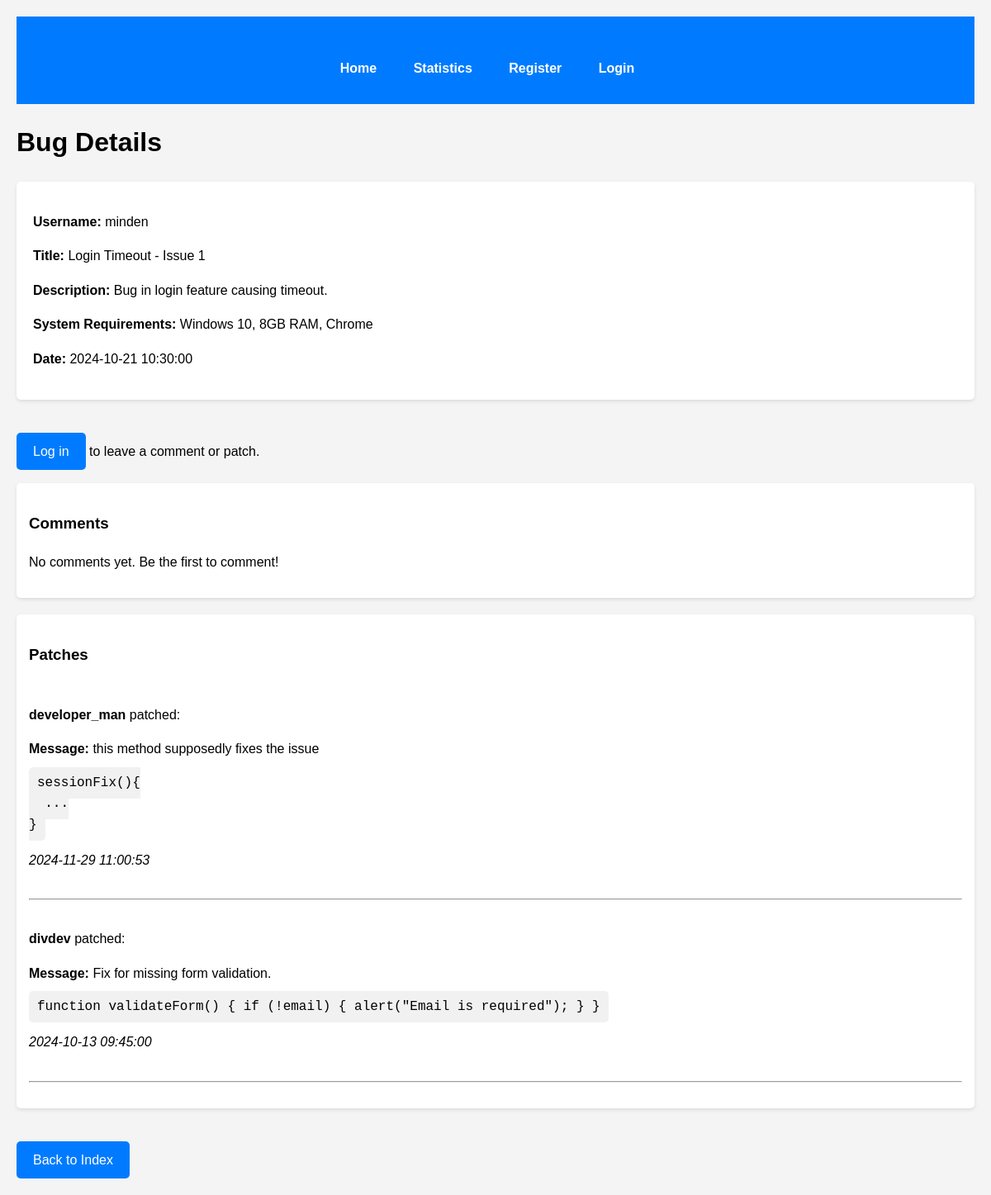
The app's page /index.php?action=viewBug&b_id=171 with its own data.
### tables this page shows
CREATE TABLE `bugs` (
  `b_id` int(11) NOT NULL,
  `u_id` int(11) NOT NULL,
  `description` varchar(255) NOT NULL,
  `system_requirements` varchar(255) NOT NULL,
  `date` datetime NOT NULL,
  `title` varchar(255) NOT NULL
);

CREATE TABLE `users` (
  `username` varchar(255) NOT NULL,
  `email` varchar(255) NOT NULL,
  `password` varchar(255) NOT NULL,
  `u_id` int(11) NOT NULL
);

CREATE TABLE `patches` (
  `p_id` int(11) NOT NULL,
  `code` varchar(255) NOT NULL,
  `is_approved` tinyint(1) NOT NULL,
  `date` datetime NOT NULL,
  `message` varchar(255) NOT NULL,
  `u_id` int(11) NOT NULL,
  `bug_id` int(11) NOT NULL
);

### config/database.php (called while the page is built)
<?php
class Database
{
    private static $instance = null;
    private $connection;
    private function __construct()
    {
        $host = 'localhost';
        $db = 'bugzilla';
        $user = 'root';
        $pass = '';
        try {
            $this->connection = new PDO("mysql:host=$host;dbname=$db", $user, $pass);
            $this->connection->setAttribute(PDO::ATTR_ERRMODE, PDO::ERRMODE_EXCEPTION);
        } catch (PDOException $e) {
            throw new Exception("Database connection error: " . $e->getMessage());
        }
    }
    public static function getInstance()
    {
        if (self::$instance === null) {
            self::$instance = new Database();
        }
        return self::$instance;
    }
    public function getConnection()
    {
        return $this->connection;
    }
}

### services/BugService.php (called while the page is built, shortened)
<?php
require_once '../config/database.php';
class BugService
{
    private $db;
    public function __construct()
    {
        try {
            $this->db = Database::getInstance()->getConnection();
        } catch (Exception $e) {
            throw new Exception("Database connection error.");
        }
    }
    public function getBugById($bugId)
    {
        try {
            $stmt = $this->db->prepare(
                "SELECT b.*, u.username
                FROM bugs b
                JOIN users u ON b.u_id = u.u_id
                WHERE b.b_id = :b_id"
            );
            $stmt->bindValue(':b_id', $bugId, PDO::PARAM_INT);
            $stmt->execute();
            return $stmt->fetch(PDO::FETCH_ASSOC);
        } catch (Exception $e) {
            throw new Exception("Error fetching bug details: " . $e->getMessage());
        }
    }
}

### services/CommentService.php (called while the page is built, shortened)
<?php
require_once '../config/database.php';
class CommentService
{
    private $db;
    public function __construct()
    {
        try {
            $this->db = Database::getInstance()->getConnection();
        } catch (Exception $e) {
            throw new Exception("Database connection error: " . $e->getMessage());
        }
    }
    public function getCommentsByBugId($bugId)
    {
        try {
            $stmt = $this->db->prepare(
                "SELECT c.c_id, c.message, c.date, u.username
                 FROM comments c
                 JOIN users u ON c.u_id = u.u_id
                 WHERE c.bug_id = :bug_id
                 ORDER BY c.date DESC"
            );
            $stmt->bindValue(':bug_id', $bugId, PDO::PARAM_INT);
            $stmt->execute();
            return $stmt->fetchAll(PDO::FETCH_ASSOC);
        } catch (Exception $e) {
            throw new Exception("Error fetching comments: " . $e->getMessage());
        }
    }
}

### services/PatchService.php (called while the page is built, shortened)
<?php
require_once '../config/database.php';
class PatchService
{
    private $db;
    public function __construct()
    {
        try {
            $this->db = Database::getInstance()->getConnection();
        } catch (Exception $e) {
            throw new Exception("Database connection error: " . $e->getMessage());
        }
    }
    public function getPatchesByBugId($bugId)
    {
        try {
            $stmt = $this->db->prepare("
            SELECT p.*, u.username
            FROM patches p
            JOIN users u ON p.u_id = u.u_id
            WHERE p.bug_id = :bug_id
            ORDER BY p.date DESC
        ");
            $stmt->bindValue(':bug_id', $bugId, PDO::PARAM_INT);
            $stmt->execute();
            return $stmt->fetchAll(PDO::FETCH_ASSOC);
        } catch (Exception $e) {
            throw new Exception("Error fetching patches: " . $e->getMessage());
        }
    }
}

### views/view_bug.php (the view, shortened to what this page needs)
<!DOCTYPE html>
<html lang="en">
<head>
    <link rel="stylesheet" href="../public/styles/styles.css">
</head>
<body>
<h1>Bug Details</h1>
<?php if ($bug): ?>
    <section id="bug-info">
        <p><strong>Username:</strong> <?= htmlspecialchars($bug['username']); ?></p>
        <p><strong>Title:</strong> <?= htmlspecialchars($bug['title']); ?></p>
        <p><strong>Description:</strong> <?= htmlspecialchars($bug['description']); ?></p>
        <p><strong>System Requirements:</strong> <?= htmlspecialchars($bug['system_requirements']); ?></p>
        <p><strong>Date:</strong> <?= htmlspecialchars($bug['date']); ?></p>
    </section>
    <?php if (isset($_SESSION['user'])): ?>
        <section id="comment-form">
            <h3>Leave a Comment</h3>
            <form action="index.php?action=add_comment&bug_id=<?= htmlspecialchars($bug['b_id']); ?>" method="post">
                <textarea name="message" rows="4" cols="50" placeholder="Write your comment here..." required></textarea><br>
                <button type="submit">Submit Comment</button>
            </form>
        </section>
    <?php else: ?>
        <p><a href="index.php?action=login">Log in</a> to leave a comment or patch.</p>
    <?php endif; ?>
    <section id="comments">
        <h3>Comments</h3>
        <?php if ($comments): ?>
            <ul>
                <?php foreach ($comments as $comment): ?>
                    <li>
                        <p><strong><?= htmlspecialchars($comment['username']); ?></strong> said:</p>
                        <p><?= htmlspecialchars($comment['message']); ?></p>
                        <p><em><?= htmlspecialchars($comment['date']); ?></em></p>
                    </li>
                    <hr>
                <?php endforeach; ?>
            </ul>
        <?php else: ?>
            <p>No comments yet. Be the first to comment!</p>
        <?php endif; ?>
    </section>
    <section id="patches">
        <h3>Patches</h3>
        <?php
        $patches = $this->patchService->getPatchesByBugId($bug['b_id']);
        if ($patches || in_array('developer', $_SESSION['roles'])): ?>
            <ul>
                <?php foreach ($patches as $patch): ?>
                    <li>
                        <p><strong><?= htmlspecialchars($patch['username']); ?></strong> patched:</p>
                        <p><strong>Message:</strong> <?= htmlspecialchars($patch['message']); ?></p>
                        <pre><code><?= htmlspecialchars($patch['code']); ?></code></pre>
                        <p><em><?= htmlspecialchars($patch['date']); ?></em></p>
                    </li>
                    <hr>
                <?php endforeach; ?>
            </ul>
        <?php else: ?>
            <p>No patches yet.</p>
        <?php endif; ?>
    </section>
<?php else: ?>
    <p>Bug not found.</p>
<?php endif; ?>
<a href="index.php?action=index" class="back-link">Back to Index</a>
</body>
</html>

### views/navbar.php (shortened to what this page needs)
<?php $isLoggedIn = isset($_SESSION['user']); ?>
<link rel="stylesheet" href="../public/styles/styles.css">
<nav class="navbar">
    <ul class="nav-list">
        <li><a href="index.php" class="nav-link">Home</a></li>
        <li><a href="index.php?action=statistics" class="nav-link">Statistics</a></li>
        <?php if ($isLoggedIn): ?>
            <li><a href="index.php?action=reportBug" class="nav-link">Report a Bug</a></li>
            <li><a href="index.php?action=profile" class="nav-link">Profile</a></li>
            <li><a href="index.php?action=logout" class="nav-link">Logout</a></li>
        <?php else: ?>
            <li><a href="index.php?action=register" class="nav-link">Register</a></li>
            <li><a href="index.php?action=login" class="nav-link">Login</a></li>
        <?php endif; ?>
    </ul>
</nav>

### public/index.php (shortened to what this page needs)
<?php
include '../views/navbar.php';
require_once '../controllers/BugController.php';
class FrontController extends BaseController
{
    public function route($action)
    {
        switch ($action) {
            case 'viewBug':
                $this->bugController->viewBug();
                break;
        }
    }
}
$action = isset($_REQUEST['action']) ? $_REQUEST['action'] : 'index';
$frontController = new FrontController();
$frontController->route($action);

### controllers/BugController.php (shortened to what this page needs)
<?php
require_once '../services/BugService.php';
require_once '../services/CommentService.php';
require_once '../services/PatchService.php';
class BugController
{
    private $bugService;
    private $commentService;
    public function __construct()
    {
        $this->bugService = new BugService();
        $this->commentService = new CommentService();
        $this->patchService = new PatchService();
    }
    public function viewBug()
    {
        if (isset($_GET['b_id'])) {
            $bugId = $_GET['b_id'];
            try {
                $bug = $this->bugService->getBugById($bugId);
                $comments = $this->commentService->getCommentsByBugId($bugId);
                include '../views/view_bug.php';
            } catch (Exception $e) {
                echo "Error: " . $e->getMessage();
            }
        } else {
            echo "Bug ID not provided.";
        }
    }
}

### public/styles/styles.css (style rules this page uses)
body { font-family: Arial, sans-serif; background-color: #f4f4f4; margin: 0; padding: 20px; line-height: 1.6; }
.navbar { background-color: #007bff; padding: 10px 0; }
.nav-list { list-style: none; margin: 0; padding: 0; text-align: center; }
.nav-list li { display: inline-block; margin-right: 20px; }
.nav-link { color: white; text-decoration: none; padding: 10px; font-weight: bold; }
a { display: inline-block; padding: 10px 20px; background-color: #007bff; color: white; text-decoration: none; border-radius: 5px; margin-top: 20px; }
body { font-family: Arial, sans-serif; background-color: #f4f4f4; margin: 0; padding: 20px; }
#bug-info { background-color: #fff; padding: 20px; margin-bottom: 20px; border-radius: 5px; box-shadow: 0 2px 4px rgba(0, 0, 0, 0.1); }
section { background-color: #fff; padding: 15px; margin-bottom: 20px; border-radius: 5px; box-shadow: 0 2px 4px rgba(0, 0, 0, 0.1); }
.back-link { display: inline-block; margin-top: 20px; background-color: #007bff; color: white; text-decoration: none; }
code { background-color: #f1f1f1; padding: 10px; border-radius: 5px; font-family: "Courier New", monospace; white-space: pre-wrap; }
ul { list-style-type: none; padding-left: 0; }
li { padding: 10px 0; }

### records on screen
bugs: u.username "minden", title "Login Timeout - Issue 1", description "Bug in login feature causing timeout.", system_requirements "Windows 10, 8GB RAM, Chrome", date "2024-10-21 10:30:00"
patches: u.username "developer_man", message "this method supposedly fixes the issue", code "sessionFix(){ ... }", date "2024-11-29 11:00:53"
patches: u.username "divdev", message "Fix for missing form validation.", code "function validateForm() { if (!email) { alert(\"Email is required\"); } }", date "2024-10-13 09:45:00"
